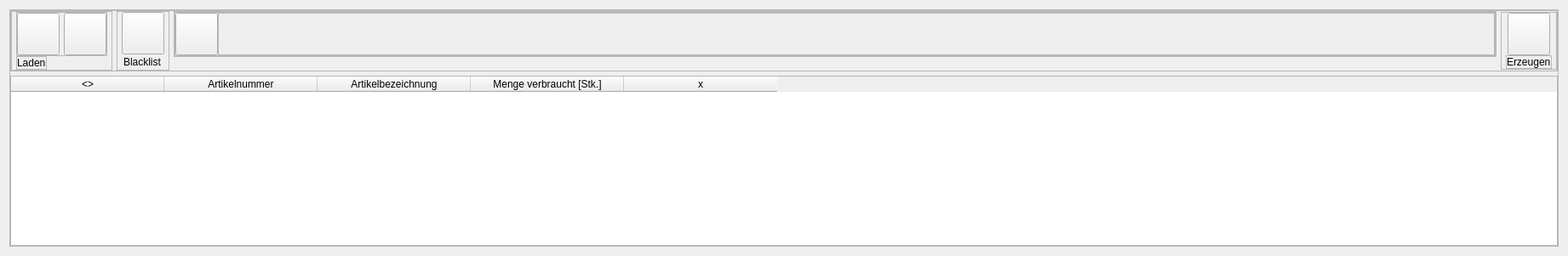
          <widget class="QWidget" name="tab1">
           <property name="enabled">
            <bool>true</bool>
           </property>
           <property name="sizePolicy">
            <sizepolicy hsizetype="MinimumExpanding" vsizetype="MinimumExpanding">
             <horstretch>0</horstretch>
             <verstretch>0</verstretch>
            </sizepolicy>
           </property>
           <property name="minimumSize">
            <size>
             <width>0</width>
             <height>0</height>
            </size>
           </property>
           <attribute name="title">
            <string notr="true">Übertragung von Dokumenten</string>
           </attribute>
           <layout class="QGridLayout" name="gridLayout_3">
            <item row="0" column="0">
             <widget class="QFrame" name="frame021">
              <property name="sizePolicy">
               <sizepolicy hsizetype="MinimumExpanding" vsizetype="MinimumExpanding">
                <horstretch>0</horstretch>
                <verstretch>0</verstretch>
               </sizepolicy>
              </property>
              <property name="frameShape">
               <enum>QFrame::StyledPanel</enum>
              </property>
              <property name="frameShadow">
               <enum>QFrame::Raised</enum>
              </property>
              <layout class="QVBoxLayout" name="verticalLayout_7">
               <property name="spacing">
                <number>5</number>
               </property>
               <property name="leftMargin">
                <number>0</number>
               </property>
               <property name="topMargin">
                <number>0</number>
               </property>
               <property name="rightMargin">
                <number>0</number>
               </property>
               <property name="bottomMargin">
                <number>0</number>
               </property>
               <item alignment="Qt::AlignTop">
                <widget class="QFrame" name="frame_6">
                 <property name="sizePolicy">
                  <sizepolicy hsizetype="MinimumExpanding" vsizetype="MinimumExpanding">
                   <horstretch>0</horstretch>
                   <verstretch>0</verstretch>
                  </sizepolicy>
                 </property>
                 <property name="maximumSize">
                  <size>
                   <width>16777215</width>
                   <height>16777215</height>
                  </size>
                 </property>
                 <property name="frameShape">
                  <enum>QFrame::StyledPanel</enum>
                 </property>
                 <property name="frameShadow">
                  <enum>QFrame::Raised</enum>
                 </property>
                 <layout class="QHBoxLayout" name="horizontalLayout_7">
                  <property name="spacing">
                   <number>5</number>
                  </property>
                  <property name="leftMargin">
                   <number>0</number>
                  </property>
                  <property name="topMargin">
                   <number>0</number>
                  </property>
                  <property name="rightMargin">
                   <number>0</number>
                  </property>
                  <property name="bottomMargin">
                   <number>0</number>
                  </property>
                  <item alignment="Qt::AlignHCenter|Qt::AlignTop">
                   <widget class="QFrame" name="frame_46">
                    <property name="frameShape">
                     <enum>QFrame::StyledPanel</enum>
                    </property>
                    <property name="frameShadow">
                     <enum>QFrame::Raised</enum>
                    </property>
                    <layout class="QVBoxLayout" name="verticalLayout_15">
                     <property name="spacing">
                      <number>0</number>
                     </property>
                     <property name="leftMargin">
                      <number>5</number>
                     </property>
                     <property name="topMargin">
                      <number>0</number>
                     </property>
                     <property name="rightMargin">
                      <number>5</number>
                     </property>
                     <property name="bottomMargin">
                      <number>0</number>
                     </property>
                     <item alignment="Qt::AlignHCenter">
                      <widget class="QFrame" name="frame_35">
                       <property name="sizePolicy">
                        <sizepolicy hsizetype="MinimumExpanding" vsizetype="MinimumExpanding">
                         <horstretch>0</horstretch>
                         <verstretch>0</verstretch>
                        </sizepolicy>
                       </property>
                       <property name="frameShape">
                        <enum>QFrame::StyledPanel</enum>
                       </property>
                       <property name="frameShadow">
                        <enum>QFrame::Raised</enum>
                       </property>
                       <layout class="QHBoxLayout" name="horizontalLayout_4">
                        <property name="spacing">
                         <number>5</number>
                        </property>
                        <property name="leftMargin">
                         <number>0</number>
                        </property>
                        <property name="topMargin">
                         <number>0</number>
                        </property>
                        <property name="rightMargin">
                         <number>0</number>
                        </property>
                        <property name="bottomMargin">
                         <number>0</number>
                        </property>
                        <item alignment="Qt::AlignHCenter|Qt::AlignTop">
                         <widget class="QPushButton" name="load_articles_db_btn">
                          <property name="sizePolicy">
                           <sizepolicy hsizetype="MinimumExpanding" vsizetype="MinimumExpanding">
                            <horstretch>0</horstretch>
                            <verstretch>0</verstretch>
                           </sizepolicy>
                          </property>
                          <property name="minimumSize">
                           <size>
                            <width>50</width>
                            <height>50</height>
                           </size>
                          </property>
                          <property name="maximumSize">
                           <size>
                            <width>50</width>
                            <height>50</height>
                           </size>
                          </property>
                          <property name="font">
                           <font>
                            <family>Sitka Heading</family>
                            <pointsize>12</pointsize>
                            <italic>false</italic>
                            <bold>false</bold>
                            <underline>false</underline>
                           </font>
                          </property>
                          <property name="focusPolicy">
                           <enum>Qt::StrongFocus</enum>
                          </property>
                          <property name="toolTip">
                           <string>Lade Artikelliste aus Datenbank</string>
                          </property>
                          <property name="styleSheet">
                           <string notr="true"/>
                          </property>
                          <property name="text">
                           <string/>
                          </property>
                          <property name="iconSize">
                           <size>
                            <width>32</width>
                            <height>32</height>
                           </size>
                          </property>
                          <property name="checkable">
                           <bool>false</bool>
                          </property>
                          <property name="checked">
                           <bool>false</bool>
                          </property>
                          <property name="autoDefault">
                           <bool>false</bool>
                          </property>
                          <property name="default">
                           <bool>false</bool>
                          </property>
                         </widget>
                        </item>
                        <item>
                         <widget class="QPushButton" name="load_articles_file_btn">
                          <property name="sizePolicy">
                           <sizepolicy hsizetype="MinimumExpanding" vsizetype="MinimumExpanding">
                            <horstretch>0</horstretch>
                            <verstretch>0</verstretch>
                           </sizepolicy>
                          </property>
                          <property name="minimumSize">
                           <size>
                            <width>50</width>
                            <height>50</height>
                           </size>
                          </property>
                          <property name="maximumSize">
                           <size>
                            <width>50</width>
                            <height>50</height>
                           </size>
                          </property>
                          <property name="font">
                           <font>
                            <family>Sitka Heading</family>
                            <pointsize>12</pointsize>
                            <italic>false</italic>
                            <bold>false</bold>
                            <underline>false</underline>
                           </font>
                          </property>
                          <property name="toolTip">
                           <string>Lade aus Datei</string>
                          </property>
                          <property name="text">
                           <string/>
                          </property>
                          <property name="iconSize">
                           <size>
                            <width>32</width>
                            <height>32</height>
                           </size>
                          </property>
                          <property name="checkable">
                           <bool>false</bool>
                          </property>
                          <property name="checked">
                           <bool>false</bool>
                          </property>
                          <property name="autoDefault">
                           <bool>false</bool>
                          </property>
                          <property name="default">
                           <bool>false</bool>
                          </property>
                          <property name="flat">
                           <bool>false</bool>
                          </property>
                         </widget>
                        </item>
                       </layout>
                      </widget>
                     </item>
                     <item alignment="Qt::AlignLeft">
                      <widget class="QFrame" name="frame_47">
                       <property name="sizePolicy">
                        <sizepolicy hsizetype="MinimumExpanding" vsizetype="MinimumExpanding">
                         <horstretch>0</horstretch>
                         <verstretch>0</verstretch>
                        </sizepolicy>
                       </property>
                       <property name="frameShape">
                        <enum>QFrame::StyledPanel</enum>
                       </property>
                       <property name="frameShadow">
                        <enum>QFrame::Raised</enum>
                       </property>
                       <layout class="QVBoxLayout" name="verticalLayout_16">
                        <property name="spacing">
                         <number>0</number>
                        </property>
                        <property name="leftMargin">
                         <number>0</number>
                        </property>
                        <property name="topMargin">
                         <number>0</number>
                        </property>
                        <property name="rightMargin">
                         <number>0</number>
                        </property>
                        <property name="bottomMargin">
                         <number>0</number>
                        </property>
                        <item alignment="Qt::AlignHCenter">
                         <widget class="QLabel" name="load_articles_label">
                          <property name="sizePolicy">
                           <sizepolicy hsizetype="MinimumExpanding" vsizetype="MinimumExpanding">
                            <horstretch>0</horstretch>
                            <verstretch>0</verstretch>
                           </sizepolicy>
                          </property>
                          <property name="text">
                           <string>Laden</string>
                          </property>
                          <property name="alignment">
                           <set>Qt::AlignLeading|Qt::AlignLeft|Qt::AlignVCenter</set>
                          </property>
                         </widget>
                        </item>
                       </layout>
                      </widget>
                     </item>
                    </layout>
                   </widget>
                  </item>
                  <item alignment="Qt::AlignLeft">
                   <widget class="QFrame" name="frame_57">
                    <property name="frameShape">
                     <enum>QFrame::StyledPanel</enum>
                    </property>
                    <property name="frameShadow">
                     <enum>QFrame::Raised</enum>
                    </property>
                    <layout class="QVBoxLayout" name="verticalLayout_27">
                     <property name="spacing">
                      <number>0</number>
                     </property>
                     <property name="leftMargin">
                      <number>5</number>
                     </property>
                     <property name="topMargin">
                      <number>0</number>
                     </property>
                     <property name="rightMargin">
                      <number>5</number>
                     </property>
                     <property name="bottomMargin">
                      <number>0</number>
                     </property>
                     <item alignment="Qt::AlignRight">
                      <widget class="QPushButton" name="open_articles_blacklist">
                       <property name="minimumSize">
                        <size>
                         <width>50</width>
                         <height>50</height>
                        </size>
                       </property>
                       <property name="maximumSize">
                        <size>
                         <width>50</width>
                         <height>50</height>
                        </size>
                       </property>
                       <property name="text">
                        <string/>
                       </property>
                      </widget>
                     </item>
                     <item alignment="Qt::AlignHCenter">
                      <widget class="QLabel" name="open_articles_blacklist_label">
                       <property name="sizePolicy">
                        <sizepolicy hsizetype="MinimumExpanding" vsizetype="MinimumExpanding">
                         <horstretch>0</horstretch>
                         <verstretch>0</verstretch>
                        </sizepolicy>
                       </property>
                       <property name="text">
                        <string>Blacklist</string>
                       </property>
                       <property name="alignment">
                        <set>Qt::AlignLeading|Qt::AlignLeft|Qt::AlignVCenter</set>
                       </property>
                      </widget>
                     </item>
                    </layout>
                   </widget>
                  </item>
                  <item alignment="Qt::AlignTop">
                   <widget class="QFrame" name="frame">
                    <property name="sizePolicy">
                     <sizepolicy hsizetype="MinimumExpanding" vsizetype="MinimumExpanding">
                      <horstretch>0</horstretch>
                      <verstretch>0</verstretch>
                     </sizepolicy>
                    </property>
                    <property name="minimumSize">
                     <size>
                      <width>0</width>
                      <height>0</height>
                     </size>
                    </property>
                    <property name="maximumSize">
                     <size>
                      <width>16777215</width>
                      <height>150</height>
                     </size>
                    </property>
                    <property name="frameShape">
                     <enum>QFrame::StyledPanel</enum>
                    </property>
                    <property name="frameShadow">
                     <enum>QFrame::Raised</enum>
                    </property>
                    <layout class="QVBoxLayout" name="verticalLayout_6">
                     <property name="spacing">
                      <number>5</number>
                     </property>
                     <property name="leftMargin">
                      <number>0</number>
                     </property>
                     <property name="topMargin">
                      <number>0</number>
                     </property>
                     <property name="rightMargin">
                      <number>0</number>
                     </property>
                     <property name="bottomMargin">
                      <number>0</number>
                     </property>
                     <item alignment="Qt::AlignTop">
                      <widget class="QFrame" name="frame_3">
                       <property name="sizePolicy">
                        <sizepolicy hsizetype="MinimumExpanding" vsizetype="MinimumExpanding">
                         <horstretch>0</horstretch>
                         <verstretch>0</verstretch>
                        </sizepolicy>
                       </property>
                       <property name="frameShape">
                        <enum>QFrame::StyledPanel</enum>
                       </property>
                       <property name="frameShadow">
                        <enum>QFrame::Raised</enum>
                       </property>
                       <layout class="QHBoxLayout" name="horizontalLayout_9">
                        <property name="spacing">
                         <number>0</number>
                        </property>
                        <property name="leftMargin">
                         <number>0</number>
                        </property>
                        <property name="topMargin">
                         <number>0</number>
                        </property>
                        <property name="rightMargin">
                         <number>0</number>
                        </property>
                        <property name="bottomMargin">
                         <number>0</number>
                        </property>
                        <item>
                         <widget class="QPushButton" name="target_path_btn">
                          <property name="sizePolicy">
                           <sizepolicy hsizetype="MinimumExpanding" vsizetype="MinimumExpanding">
                            <horstretch>0</horstretch>
                            <verstretch>0</verstretch>
                           </sizepolicy>
                          </property>
                          <property name="minimumSize">
                           <size>
                            <width>50</width>
                            <height>50</height>
                           </size>
                          </property>
                          <property name="maximumSize">
                           <size>
                            <width>50</width>
                            <height>50</height>
                           </size>
                          </property>
                          <property name="toolTip">
                           <string>Zielpfad für gewünschte artikelbezogene Dokumente auswählen!</string>
                          </property>
                          <property name="text">
                           <string/>
                          </property>
                          <property name="autoDefault">
                           <bool>false</bool>
                          </property>
                          <property name="default">
                           <bool>false</bool>
                          </property>
                          <property name="flat">
                           <bool>false</bool>
                          </property>
                         </widget>
                        </item>
                        <item>
                         <widget class="QPlainTextEdit" name="target_path_text">
                          <property name="enabled">
                           <bool>false</bool>
                          </property>
                          <property name="sizePolicy">
                           <sizepolicy hsizetype="MinimumExpanding" vsizetype="MinimumExpanding">
                            <horstretch>0</horstretch>
                            <verstretch>0</verstretch>
                           </sizepolicy>
                          </property>
                          <property name="minimumSize">
                           <size>
                            <width>1500</width>
                            <height>50</height>
                           </size>
                          </property>
                          <property name="maximumSize">
                           <size>
                            <width>16777215</width>
                            <height>50</height>
                           </size>
                          </property>
                         </widget>
                        </item>
                       </layout>
                      </widget>
                     </item>
                    </layout>
                   </widget>
                  </item>
                  <item alignment="Qt::AlignHCenter|Qt::AlignVCenter">
                   <widget class="QFrame" name="frame_45">
                    <property name="frameShape">
                     <enum>QFrame::StyledPanel</enum>
                    </property>
                    <property name="frameShadow">
                     <enum>QFrame::Raised</enum>
                    </property>
                    <layout class="QVBoxLayout" name="verticalLayout_17">
                     <property name="spacing">
                      <number>0</number>
                     </property>
                     <property name="leftMargin">
                      <number>5</number>
                     </property>
                     <property name="topMargin">
                      <number>0</number>
                     </property>
                     <property name="rightMargin">
                      <number>5</number>
                     </property>
                     <property name="bottomMargin">
                      <number>0</number>
                     </property>
                     <item alignment="Qt::AlignHCenter|Qt::AlignVCenter">
                      <widget class="QPushButton" name="paste_docs_btn">
                       <property name="sizePolicy">
                        <sizepolicy hsizetype="MinimumExpanding" vsizetype="MinimumExpanding">
                         <horstretch>0</horstretch>
                         <verstretch>0</verstretch>
                        </sizepolicy>
                       </property>
                       <property name="minimumSize">
                        <size>
                         <width>50</width>
                         <height>50</height>
                        </size>
                       </property>
                       <property name="maximumSize">
                        <size>
                         <width>50</width>
                         <height>50</height>
                        </size>
                       </property>
                       <property name="font">
                        <font>
                         <family>Sitka Heading</family>
                         <pointsize>12</pointsize>
                         <italic>false</italic>
                         <bold>false</bold>
                         <underline>true</underline>
                        </font>
                       </property>
                       <property name="toolTip">
                        <string>Übertrage Dokumente
vom Dateipool in den Zielordner</string>
                       </property>
                       <property name="text">
                        <string/>
                       </property>
                       <property name="autoDefault">
                        <bool>false</bool>
                       </property>
                       <property name="default">
                        <bool>false</bool>
                       </property>
                       <property name="flat">
                        <bool>false</bool>
                       </property>
                      </widget>
                     </item>
                     <item alignment="Qt::AlignLeft|Qt::AlignTop">
                      <widget class="QFrame" name="frame_48">
                       <property name="sizePolicy">
                        <sizepolicy hsizetype="MinimumExpanding" vsizetype="MinimumExpanding">
                         <horstretch>0</horstretch>
                         <verstretch>0</verstretch>
                        </sizepolicy>
                       </property>
                       <property name="frameShape">
                        <enum>QFrame::StyledPanel</enum>
                       </property>
                       <property name="frameShadow">
                        <enum>QFrame::Raised</enum>
                       </property>
                       <layout class="QVBoxLayout" name="verticalLayout_18">
                        <property name="spacing">
                         <number>0</number>
                        </property>
                        <property name="leftMargin">
                         <number>0</number>
                        </property>
                        <property name="topMargin">
                         <number>0</number>
                        </property>
                        <property name="rightMargin">
                         <number>0</number>
                        </property>
                        <property name="bottomMargin">
                         <number>0</number>
                        </property>
                        <item alignment="Qt::AlignHCenter|Qt::AlignTop">
                         <widget class="QLabel" name="paste_docs_btn_label">
                          <property name="sizePolicy">
                           <sizepolicy hsizetype="MinimumExpanding" vsizetype="MinimumExpanding">
                            <horstretch>0</horstretch>
                            <verstretch>0</verstretch>
                           </sizepolicy>
                          </property>
                          <property name="text">
                           <string>Erzeugen</string>
                          </property>
                          <property name="alignment">
                           <set>Qt::AlignLeading|Qt::AlignLeft|Qt::AlignVCenter</set>
                          </property>
                         </widget>
                        </item>
                       </layout>
                      </widget>
                     </item>
                    </layout>
                   </widget>
                  </item>
                 </layout>
                </widget>
               </item>
               <item>
                <layout class="QVBoxLayout" name="verticalLayout">
                 <property name="spacing">
                  <number>0</number>
                 </property>
                 <property name="sizeConstraint">
                  <enum>QLayout::SetDefaultConstraint</enum>
                 </property>
                 <item>
                  <widget class="QTableWidget" name="articles_list">
                   <property name="enabled">
                    <bool>true</bool>
                   </property>
                   <property name="sizePolicy">
                    <sizepolicy hsizetype="MinimumExpanding" vsizetype="MinimumExpanding">
                     <horstretch>0</horstretch>
                     <verstretch>0</verstretch>
                    </sizepolicy>
                   </property>
                   <property name="minimumSize">
                    <size>
                     <width>1800</width>
                     <height>200</height>
                    </size>
                   </property>
                   <property name="maximumSize">
                    <size>
                     <width>16777215</width>
                     <height>16777215</height>
                    </size>
                   </property>
                   <property name="autoFillBackground">
                    <bool>true</bool>
                   </property>
                   <property name="sizeAdjustPolicy">
                    <enum>QAbstractScrollArea::AdjustToContents</enum>
                   </property>
                   <property name="dragDropOverwriteMode">
                    <bool>false</bool>
                   </property>
                   <property name="dragDropMode">
                    <enum>QAbstractItemView::NoDragDrop</enum>
                   </property>
                   <property name="alternatingRowColors">
                    <bool>true</bool>
                   </property>
                   <property name="selectionBehavior">
                    <enum>QAbstractItemView::SelectRows</enum>
                   </property>
                   <property name="gridStyle">
                    <enum>Qt::SolidLine</enum>
                   </property>
                   <property name="sortingEnabled">
                    <bool>true</bool>
                   </property>
                   <property name="wordWrap">
                    <bool>true</bool>
                   </property>
                   <property name="cornerButtonEnabled">
                    <bool>true</bool>
                   </property>
                   <attribute name="horizontalHeaderVisible">
                    <bool>true</bool>
                   </attribute>
                   <attribute name="horizontalHeaderCascadingSectionResizes">
                    <bool>true</bool>
                   </attribute>
                   <attribute name="horizontalHeaderMinimumSectionSize">
                    <number>60</number>
                   </attribute>
                   <attribute name="horizontalHeaderDefaultSectionSize">
                    <number>180</number>
                   </attribute>
                   <attribute name="horizontalHeaderHighlightSections">
                    <bool>true</bool>
                   </attribute>
                   <attribute name="horizontalHeaderShowSortIndicator" stdset="0">
                    <bool>true</bool>
                   </attribute>
                   <attribute name="horizontalHeaderStretchLastSection">
                    <bool>false</bool>
                   </attribute>
                   <attribute name="verticalHeaderVisible">
                    <bool>false</bool>
                   </attribute>
                   <attribute name="verticalHeaderCascadingSectionResizes">
                    <bool>false</bool>
                   </attribute>
                   <attribute name="verticalHeaderMinimumSectionSize">
                    <number>5</number>
                   </attribute>
                   <attribute name="verticalHeaderHighlightSections">
                    <bool>true</bool>
                   </attribute>
                   <attribute name="verticalHeaderShowSortIndicator" stdset="0">
                    <bool>true</bool>
                   </attribute>
                   <attribute name="verticalHeaderStretchLastSection">
                    <bool>false</bool>
                   </attribute>
                   <column>
                    <property name="text">
                     <string>&lt;&gt;</string>
                    </property>
                   </column>
                   <column>
                    <property name="text">
                     <string>Artikelnummer</string>
                    </property>
                   </column>
                   <column>
                    <property name="text">
                     <string>Artikelbezeichnung</string>
                    </property>
                   </column>
                   <column>
                    <property name="text">
                     <string>Menge verbraucht [Stk.]</string>
                    </property>
                   </column>
                   <column>
                    <property name="text">
                     <string>x</string>
                    </property>
                   </column>
                  </widget>
                 </item>
                </layout>
               </item>
              </layout>
             </widget>
            </item>
           </layout>
          </widget>
